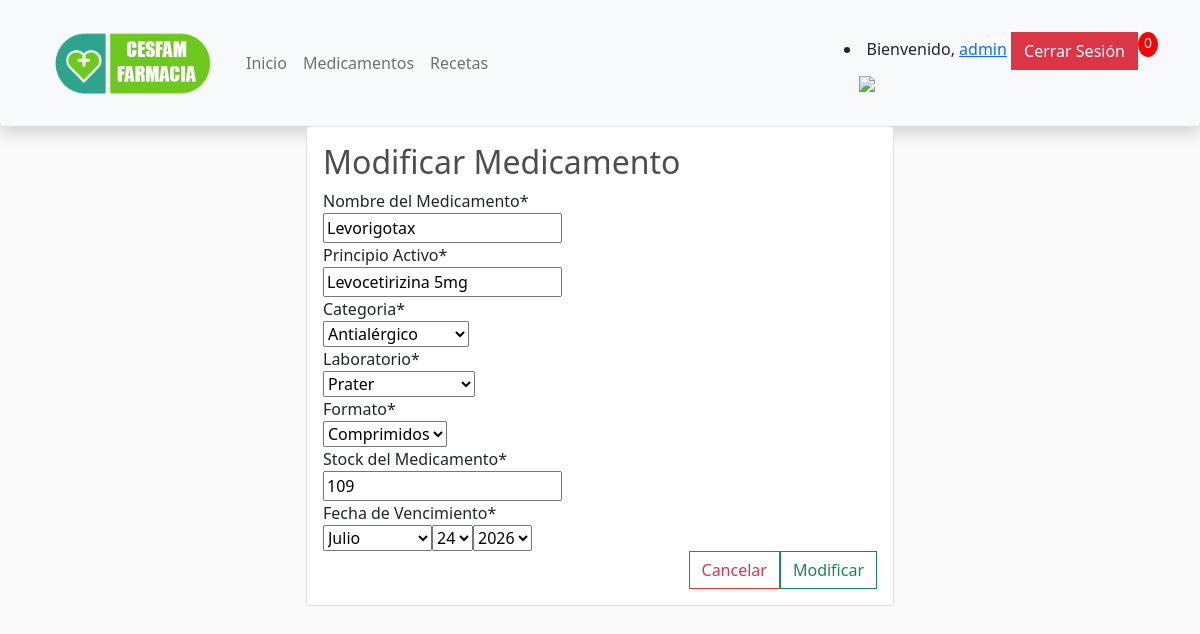
Before: /modificar_medicamento/3/ (signed in) with the older database file.
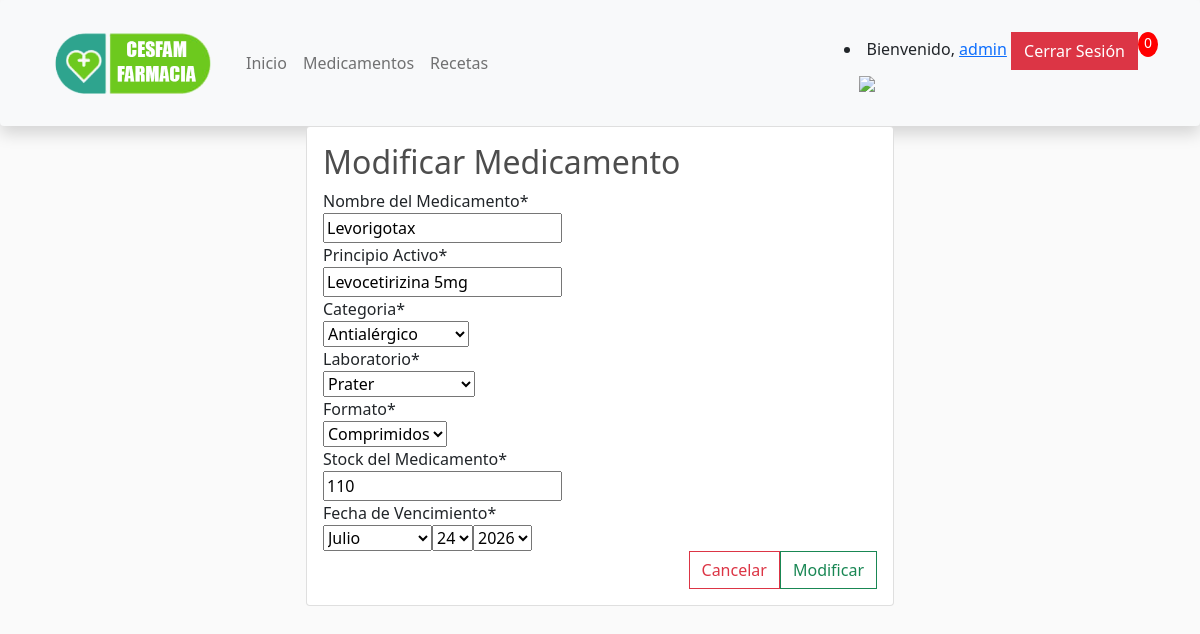
After: the same page with the newer database file.
### reserva/models.py (models this page shows, shortened)
class Medicamento(models.Model): #esta tabla guarda la información relacionada al medicamento
    codigo = models.AutoField(primary_key=True, verbose_name="Código del Medicamento") #codigo asignado de acuerdo a control interno, es clave primaria
    nombreMed = models.CharField(max_length=25, verbose_name="Nombre del Medicamento") #es el nombre comercial del medicamento
    principio = models.CharField(max_length=40, verbose_name="Principio Activo") #el principio activo del medicamento
    categoria = models.ForeignKey(Categoria, on_delete=models.RESTRICT, default=0)
    laboratorio = models.ForeignKey(Laboratorio, on_delete=models.RESTRICT) #laboratorio que lo fabrica, se obtiene de la tabla Laboratorio
    formato = models.ForeignKey(Formato, on_delete=models.RESTRICT) #el formato de venta del medicamento, se obtiene de la tabla Formato
    stock = models.IntegerField(verbose_name="Stock del Medicamento") #la cantidad que hay en existencias del medicamento
    vencimiento = models.DateField(verbose_name="Fecha de Vencimiento") #la fecha de vencimiento indicada por el fabricante

### reserva/views.py (the view, shortened to what this page needs)
# urls.py: path('modificar_medicamento/<codigo>/', modificar_medicamento, name="modificar_medicamento"),
@permission_required('reserva.change_medicamento')
def modificar_medicamento(request, codigo):
    meds = Medicamento.objects.get(codigo=codigo)
    antiguoStock = meds.stock #este valor lo tomo aqui para la logica que se usa mas abajo
    data = {
        'form': MedicamentoForm(instance=meds)
    }
    return render(request, 'medicamentos/modificarMedicamento.html', data)

### reserva/forms.py
class MedicamentoForm(forms.ModelForm):
    class Meta:
        model = Medicamento
        fields = '__all__'
        widgets = {
            "vencimiento": forms.SelectDateWidget()
        }

### reserva/context_processor.py (called while the page is built)
def guardar_receta(request):
    if request.user.is_authenticated:
        if "ca" in request.session.keys():
            for key, value in request.session["ca"].items():
                print(value["id"])
                carrito ={
                    "id":value["id"],
                    "nombre": value["nombre"],
                    "principio": value["principio"],
                    "cantidad":value["cantidad"]
                }
    return{"ca"}

### reserva/models.py (called while the page is built)
    def __str__(self):
        return self.nombreLab

    def __str__(self):
        return self.nombreFormato

    def __str__(self):
        return self.nombreCat

### reserva/templates/medicamentos/modificarMedicamento.html (shortened to what this page needs)
{% extends 'reserva/base.html' %}
{% load static %}
{% block content %} {% load crispy_forms_tags %}
<body>
    <div class="row">
        <div class="col-12 col-md-6 offset-md-3">
            <div class="card">
                <div class="card-body">
                    <h2>Modificar Medicamento</h2>
                    <form action="" method="post">
                        {% csrf_token %} {{ form | crispy }}
                        <div class="d-flex justify-content-end">
                            <a type="reset" href="{% url 'gestion_medicamentos' %}" class="btn btn-outline-danger">Cancelar</a>
                            <input type="submit" value="Modificar" class="btn btn-outline-success">
                        </div>
                    </form>
                </div>
            </div>
        </div>
    </div>
</body>
{% endblock %}

Changed rows visible on the page:
changed Medicamento "Levorigotax": stock "109" → "110"
